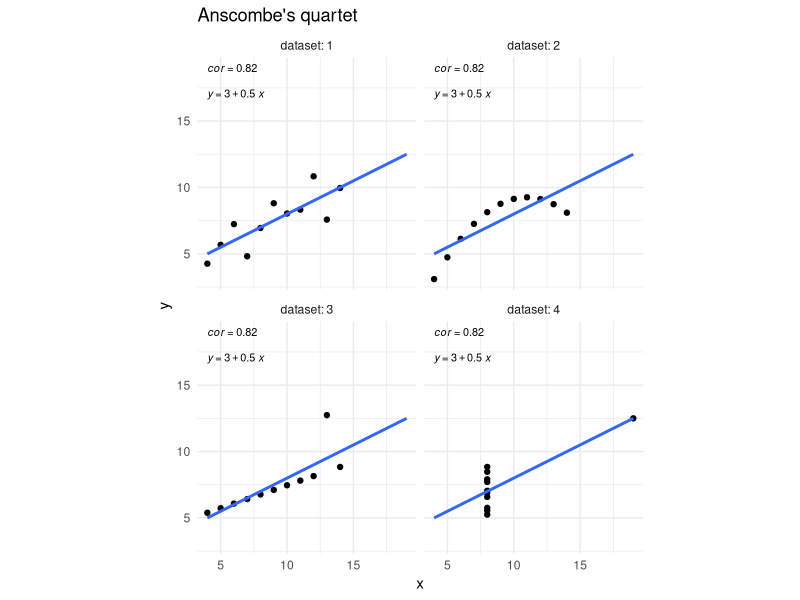
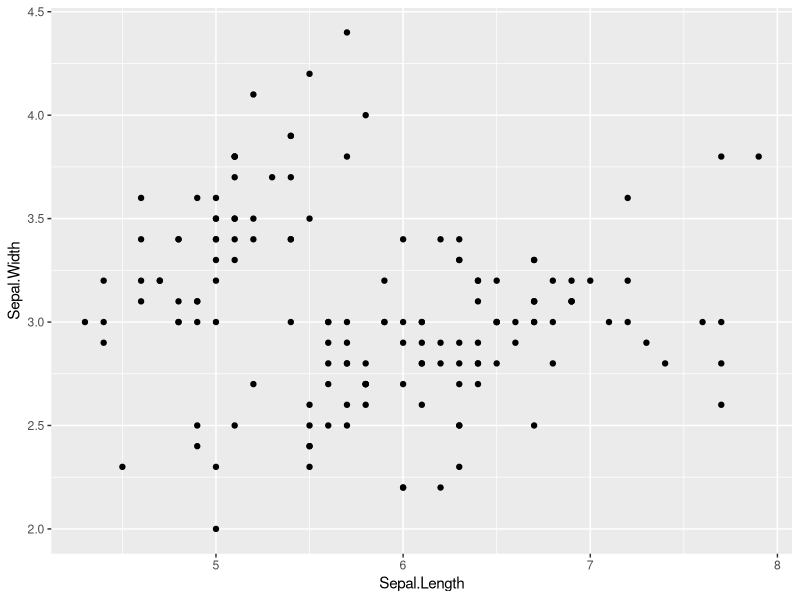
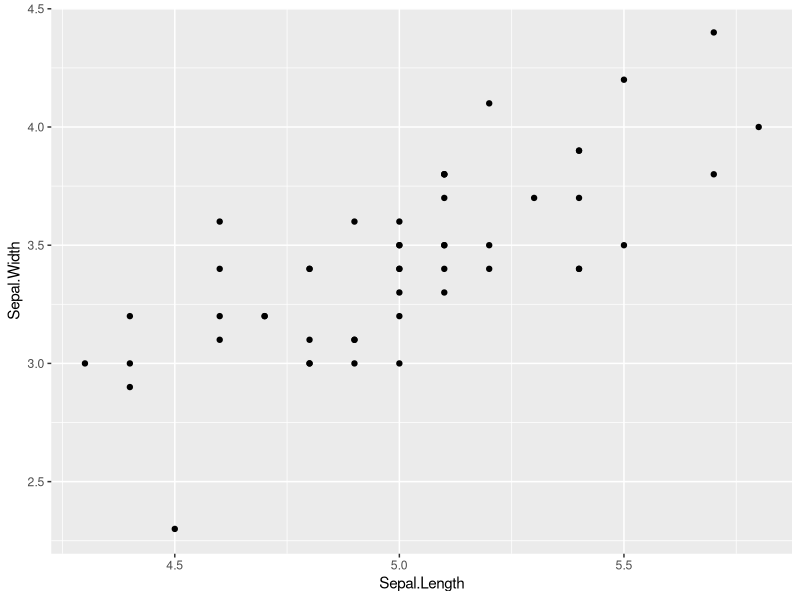
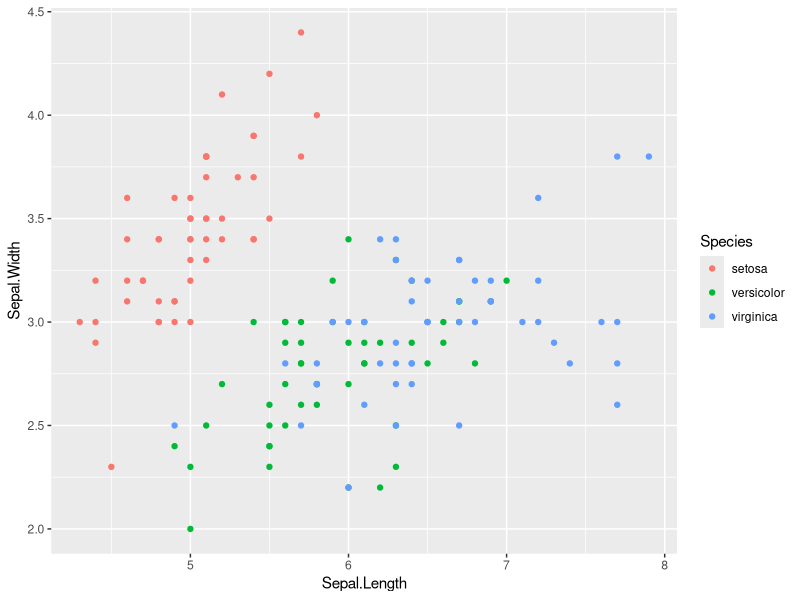
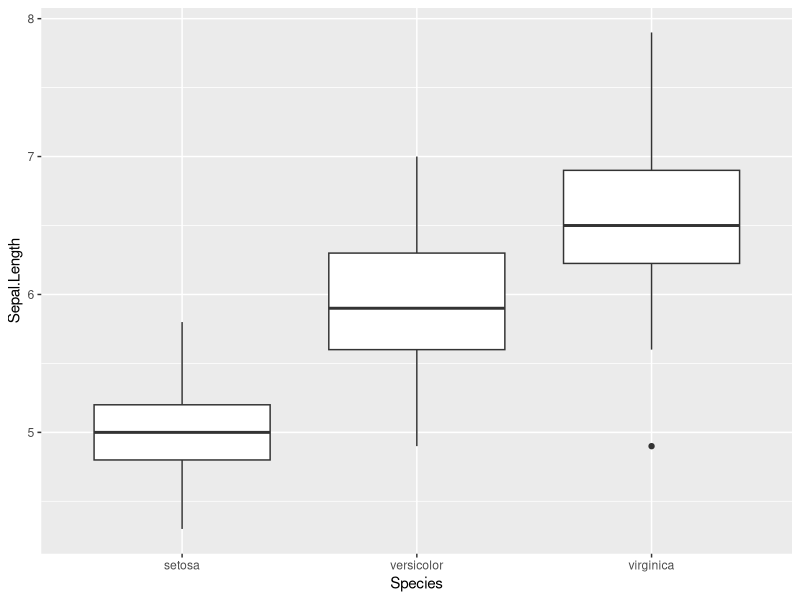
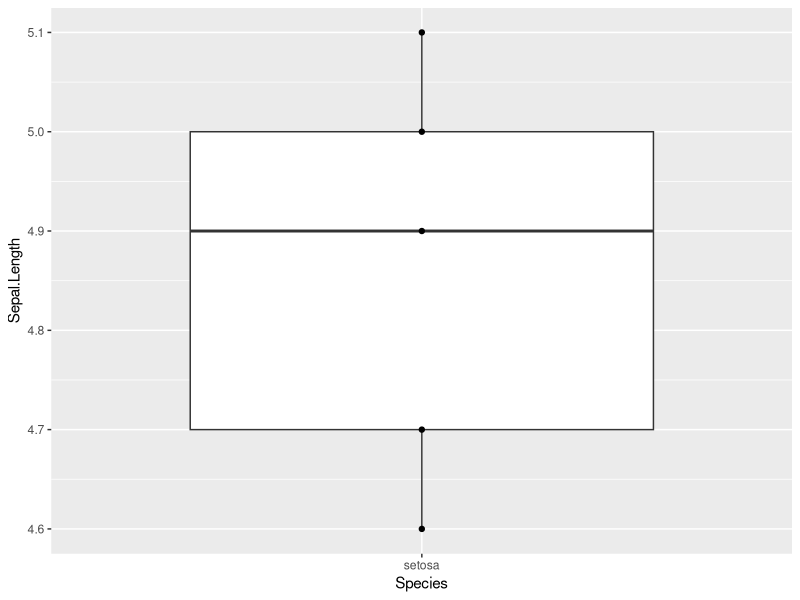

R code for these plots, in order:
## ---- chunk 1

knitr::opts_chunk$set(
  class.output  = "bg-success",
  class.message = "bg-info text-info",
  class.warning = "bg-warning text-warning",
  class.error   = "bg-danger text-danger"
  )
## ---- chunk 2

usePackage <- function(p) 	
{	
  if (!is.element(p, installed.packages()[,1]))	
    install.packages(p, dep = TRUE, repos="https://cloud.r-project.org/", lib=.libPaths()[1])	
  require(p, character.only = TRUE)	
}	
	
usePackage("data.table")
usePackage("ggplot2")


## ---- chunk 3

anscombe <- datasets::anscombe
anscombe.long <- data.table(x=unlist(anscombe[,substr(colnames(anscombe),1,1)=="x"])
                           ,y=unlist(anscombe[,substr(colnames(anscombe),1,1)=="y"])
                           ,dataset=factor(rep(1:4,each=nrow(anscombe)))
                           )


ggplot(anscombe.long, aes(x=x,y=y))+
  geom_point()+
  geom_smooth(method="lm",se=FALSE,fullrange=TRUE)+
  facet_wrap(dataset~.,labeller="label_both")+
  theme_minimal()+
  ggtitle("Anscombe's quartet")+
  ggpubr::stat_cor(label.x = min(anscombe.long$x)
                  ,label.y = max(anscombe.long$x)
                  ,cor.coef.name="cor"
                  ,aes(label = ..r.label..)
                  ,size=2.75) +
  ggpubr::stat_regline_equation(label.x = min(anscombe.long$x)
                               ,label.y = max(anscombe.long$x)-2
                               ,size=2.75)+
  coord_fixed()




## ---- chunk 4

knitr::kable(anscombe)

anscombe.summary <- anscombe.long[,list("mean_x"=mean(x)
                    ,"var_x"=var(x)
                    ,"mean_y"=round(mean(y),2)
                    ,"var_y"=round(var(y),3)
                    ,"corr(x,y)"=round(cor(x,y),3)
                    ,"lm"=paste0("y = ",sprintf(round(coef(lm(y~x)),2)[1],fmt="%1.2f")," + ",sprintf(round(coef(lm(y~x)),3)[2],fmt="%1.3f"),"x")
                    #,"lm_R2"=round(summary(lm(y~x))$r.squared,2)
                    )
              , by="dataset"]

knitr::kable(anscombe.summary)




## ---- chunk 5
# load packages
library(data.table)
library(ggplot2)

# to data table [for data management](optional)
iris <- as.data.table(iris)

str(iris)

summary(iris)


# Scatterplot
ggplot(data=iris, aes(x=Sepal.Length, y=Sepal.Width))+
  geom_point()

# show unique values of Species
unique(iris$Species)

# Show subset
iris[Species=="setosa"]

# Scatter plot Subset
ggplot(data=iris[Species=="setosa"], aes(x=Sepal.Length, y=Sepal.Width))+
  geom_point()

# Introduce color
ggplot(data=iris, aes(x=Sepal.Length, y=Sepal.Width, color=Species))+
  geom_point()

# Boxplot
ggplot(data=iris, aes(x=Species, y=Sepal.Length))+
  geom_boxplot()  

# Reduce data set to first 5 Rows
iris[1:5,]

# Combine boxplot and 'scatterplot'
ggplot(data=iris[1:5,], aes(x=Species, y=Sepal.Length))+
  geom_boxplot()+
  geom_point()

# Boxplot for 5 Data points does not make much sense!

## ---- chunk 6

sessionInfo()

